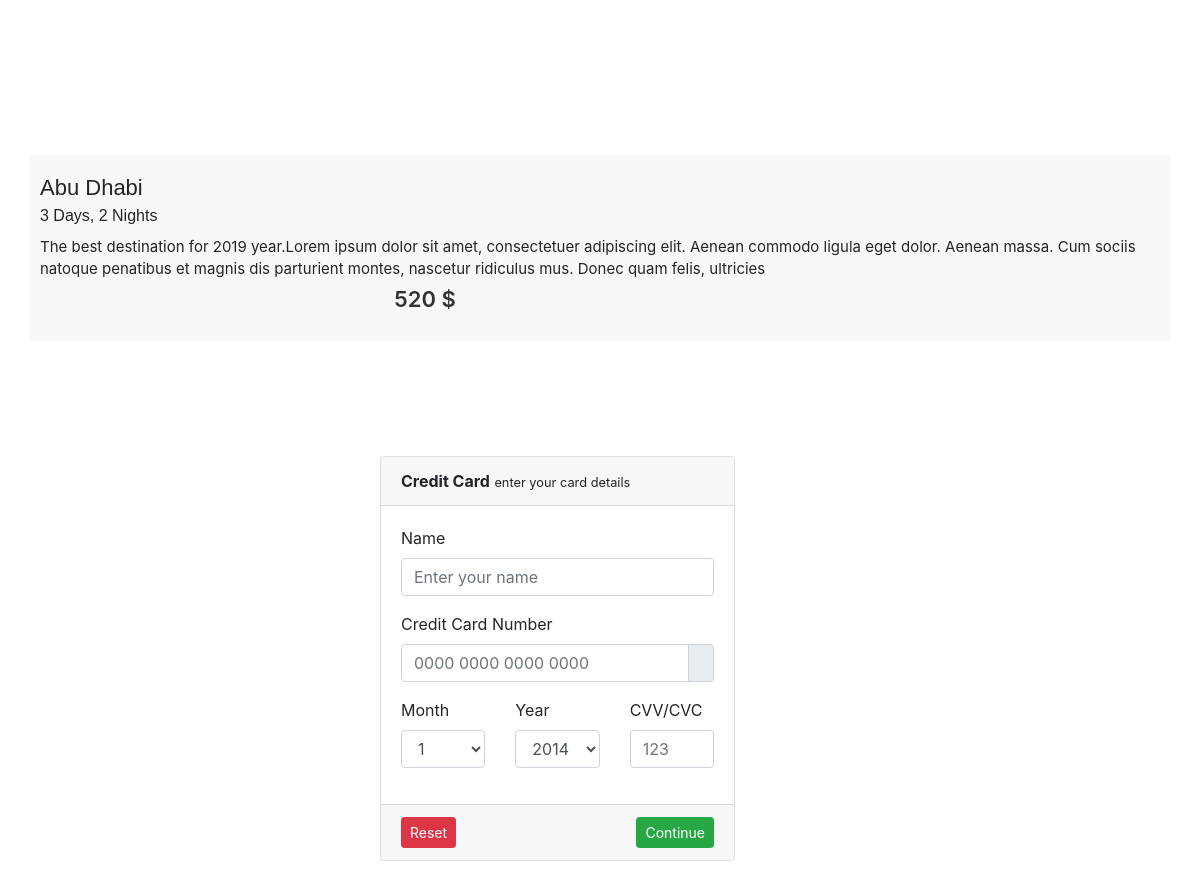
/checkin.php?id=1 (signed in), run on the app's committed database.
### tables this page shows
CREATE TABLE `content` (
  `id` int(255) NOT NULL,
  `content_message` varchar(255) DEFAULT NULL,
  `destination` varchar(50) DEFAULT NULL,
  `price` int(11) NOT NULL
);

### checkin.php (the view, shortened to what this page needs)
<link rel="stylesheet" href="./css/checkin.css">
<link rel="stylesheet" href="./css/indexstyle.css">
<html>
<body>
<link rel="stylesheet" href="https://stackpath.bootstrapcdn.com/bootstrap/4.3.1/css/bootstrap.min.css"
>
 <section id="mu-featured-tours">
			<div class="container">
				<div class="row">
					<div class="col-md-12">
                        <?php
                              $mysqli = new mysqli('localhost', 'root', '', 'cms') or die(mysqli_error($mysqli));
                              $idd= $mysqli->query("SELECT *  from content");
                              if (isset($_GET['id']))
                              {
                                $id=($_GET['id']);
                                $idd= $mysqli->query("SELECT *  from content WHERE id='$id'");
                              }
                              while ($row = $idd->fetch_assoc()):
                        ?>
                                <div class="mu-featured-tours-content">
								    <div class="row">
										<div class="mu-featured-tours-single">
											<div class="mu-featured-tours-single-info">
                                                  <h3><?php echo $row ['destination']; ?></h3>
                                                  <h4> 3 Days, 2 Nights</h4>
                                                  <span class="mu-price-tag">
                                                  <?php echo $row ['price']; ?> $ </span>
                                                  <p>
                                                  <?php echo $row ['content_message'];?>
                                                  </p>
                                                  <br>
                                            </div>
                                          </div>
                                      </div>
                                </div>
                                <?php endwhile; ?>
					</div>
				</div>
			</div>
</section>
<div class="padding">
    <div class="row">
        <div class="col-sm-6">
            <div class="card">
                <div class="card-header">
                    <strong>Credit Card</strong>
                    <small>enter your card details</small>
                </div>
                <div class="card-body">
                    <div class="row">
                        <div class="col-sm-12">
                            <div class="form-group">
                                <label for="name">Name</label>
                                <input class="form-control" id="name" type="text" placeholder="Enter your name">
                            </div>
                        </div>
                    </div>
                    <div class="row">
                        <div class="col-sm-12">
                            <div class="form-group">
                                <label for="ccnumber">Credit Card Number</label>
                                <div class="input-group">
                                    <input class="form-control" type="text" placeholder="0000 0000 0000 0000" autocomplete="email">
                                    <div class="input-group-append">
                                        <span class="input-group-text">
                                        </span>
                                    </div>
                                </div>
                            </div>
                        </div>
                    </div>
                    <div class="row">
                        <div class="form-group col-sm-4">
                            <label for="ccmonth">Month</label>
                            <select class="form-control" id="ccmonth">
                                <option>1</option>
                            </select>
                        </div>
                        <div class="form-group col-sm-4">
                            <label for="ccyear">Year</label>
                            <select class="form-control" id="ccyear">
                                <option>2014</option>
                            </select>
                        </div>
                        <div class="col-sm-4">
                            <div class="form-group">
                                <label for="cvv">CVV/CVC</label>
                                <input class="form-control" id="cvv" type="text" placeholder="123">
                            </div>
                        </div>
                    </div>
                </div>
                <div class="card-footer">
                    <button class="btn btn-sm btn-success float-right" type="submit">
                        <i class="mdi mdi-gamepad-circle"></i> Continue</button>
                    <button class="btn btn-sm btn-danger" type="reset">
                        <i class="mdi mdi-lock-reset"></i> Reset</button>
                </div>
            </div>
        </div>
    </div>
</div>
</body>
</html>

### css/checkin.css (style rules this page uses)
.padding { padding: 5rem !important; margin-left: 300px }
.card { margin-bottom: 1.5rem }
.card { position: relative; display: -ms-flexbox; display: flex; -ms-flex-direction: column; flex-direction: column; min-width: 0; word-wrap: break-word; background-color: #fff; background-clip: border-box; border: 1px solid #c8ced3; border-radius: .25rem }
.card-header:first-child { border-radius: calc(0.25rem - 1px) calc(0.25rem - 1px) 0 0 }
.card-header { padding: .75rem 1.25rem; margin-bottom: 0; background-color: #f0f3f5; border-bottom: 1px solid #c8ced3 }
.card-body { flex: 1 1 auto; padding: 1.25rem }

### css/indexstyle.css (style rules this page uses)
body, html { overflow-x: hidden; }
h1, h2, h3, h4, h5, h6 { font-family: "Poppins", sans-serif; font-weight: 700; margin-top: 0; }
h3 { font-size: 26px; }
h4 { font-size: 22px; }
button { padding: 5px 15px; border: none; }
#mu-featured-tours { background-color: #fff; float: left; padding: 100px 0; display: inline; width: 100%; }
.mu-featured-tours-content { display: inline; float: left; margin-top: 40px; width: 100%; }
.mu-featured-tours-single { background-color: #f8f8f8; display: inline; float: left; width: 100%; margin: 15px 0; }
.mu-featured-tours-single-info { display: inline; float: left; position: relative; width: 100%; padding: 20px 10px; }
.mu-featured-tours-single h3 { font-size: 22px; margin-bottom: 5px; }
.mu-featured-tours-single h4 { font-size: 16px; margin-bottom: 10px; font-weight: 300; }
.mu-price-tag { position: absolute; bottom: 25px; left: 15px; color: #333; font-size: 22px; font-weight: 600; }
.mu-featured-tours-single p { font-size: 15px; }

### data on the page
content: destination "Abu Dhabi", price "520", content_message "The best destination for 2019 year.Lorem ipsum dolor sit amet, consectetuer adipiscing elit. Aenean commodo ligula eget dolor. Aenean massa. Cum sociis natoque penatibus et magnis dis parturient montes, nascetur ridiculus mus. Donec quam felis, ultricies"
